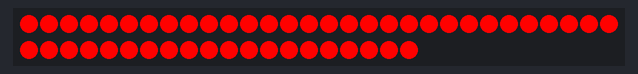
Simulated run of this sketch. Board: ESP8266 (NodeMCU). Parts: 50 RGB LEDs in strip order, left to right, continuing on the next row.

Above: at 0.15 s.
At 4.11 s:
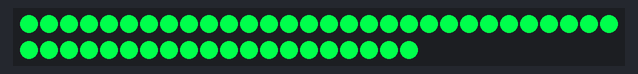
At 8.06 s:
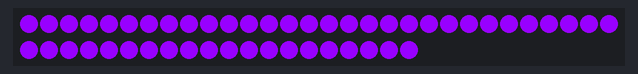
At 19.92 s:
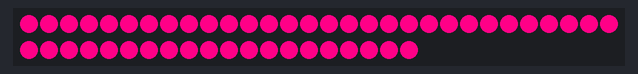
At 28.13 s:
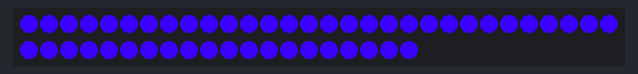
At 39.68 s:
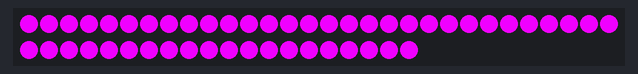

The sketch:

rainbow-1.ino
```cpp
#include <Adafruit_NeoPixel.h>
#define PIN       D6
#define NUMPIXELS 50
#define DELAY1     25
#define DELAY2     50
int colors[5][3] = {{255,0,0},{0,255,0},{0,255,255},{0,0,255},{255,0,255}};

Adafruit_NeoPixel pixels(NUMPIXELS, PIN, NEO_GRB + NEO_KHZ800);

void setup() {
  // put your setup code here, to run once:
  pixels.begin();
  for (int j = 0; j < NUMPIXELS;j++) {
    pixels.setPixelColor(j, pixels.Color(255, 0, 0));
  }
  pixels.show();
}

void loop() {
  for (int j = 0; j < NUMPIXELS;j++) {
    pixels.setPixelColor(j, pixels.Color(255, 0, 0));
  }
  pixels.show();
//  i += 1
//  // put your main code here, to run repeatedly:
//  pixels.setPixelColor(i, pixels.Color(0, 150, 0));
//  pixels.show();
//  delay(500);
  int r = 0;
  int g = 0;
  int b = 0;
  for (int j = 0; j < NUMPIXELS;j++) {
    pixels.setPixelColor(j, pixels.Color(255, 0, 0));
  }
  pixels.show();
  for (int i = 0; i < 255; i++) {
    g++;
    for (int j = 0; j < NUMPIXELS;j++) {
      pixels.setPixelColor(j, pixels.Color(255, g, 0));
    }
    pixels.show();
    delay(5);
  }
  for (int i = 0; i < 255; i++) {
    r--;
    for (int j = 0; j < NUMPIXELS;j++) {
      pixels.setPixelColor(j, pixels.Color(r, 255, 0));
    }
    pixels.show();
    delay(5);
  }
  for (int i = 0; i < 255; i++) {
    b++;
    for (int j = 0; j < NUMPIXELS;j++) {
      pixels.setPixelColor(j, pixels.Color(0, 255, b));
    }
    pixels.show();
    delay(5);
  }
  for (int i = 0; i < 255; i++) {
    g--;
    for (int j = 0; j < NUMPIXELS;j++) {
      pixels.setPixelColor(j, pixels.Color(0, g, 255));
    }
    pixels.show();
    delay(5);
  }
  for (int i = 0; i < 255; i++) {
    r++;
    for (int j = 0; j < NUMPIXELS;j++) {
      pixels.setPixelColor(j, pixels.Color(r, 0, 255));
    }
    pixels.show();
    delay(5);
  }
  for (int i = 0; i < 255; i++) {
    b--;
    for (int j = 0; j < NUMPIXELS;j++) {
      pixels.setPixelColor(j, pixels.Color(255, 0, b));
    }
    pixels.show();
    delay(5);
  }
}
```
